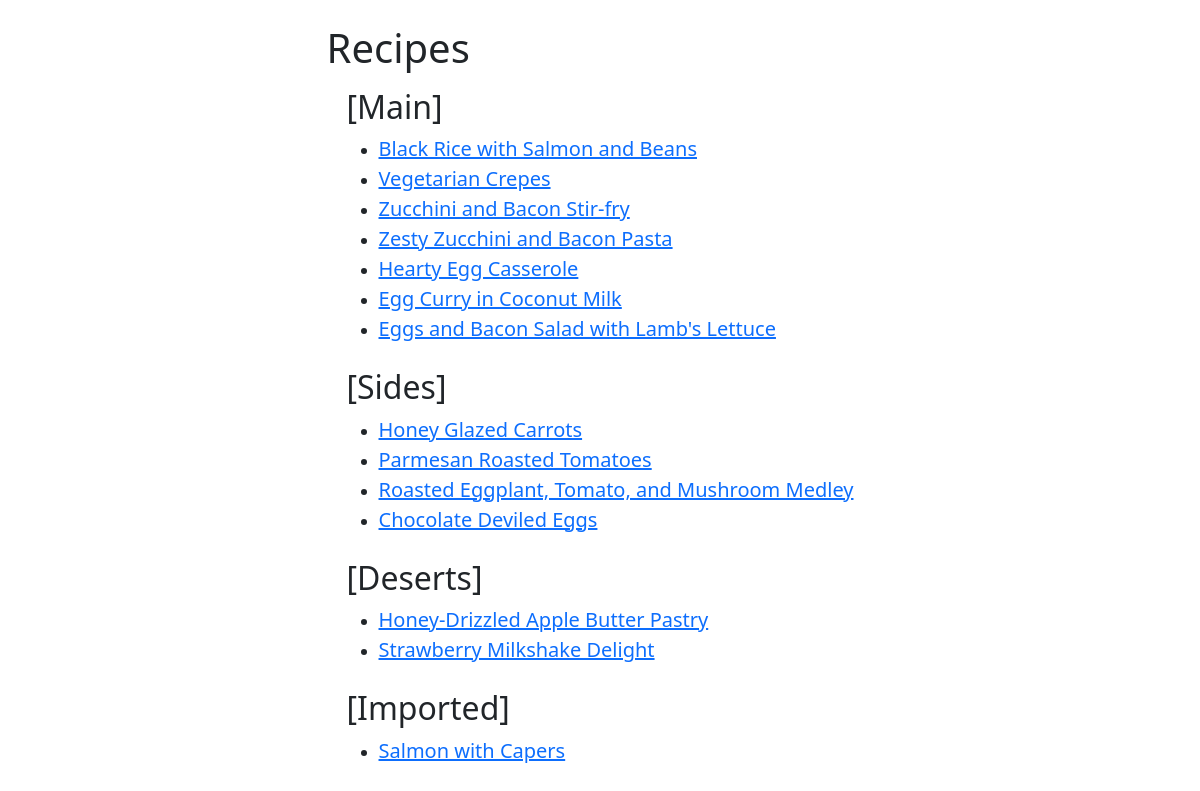
The page /kindle on the database as committed earlier.
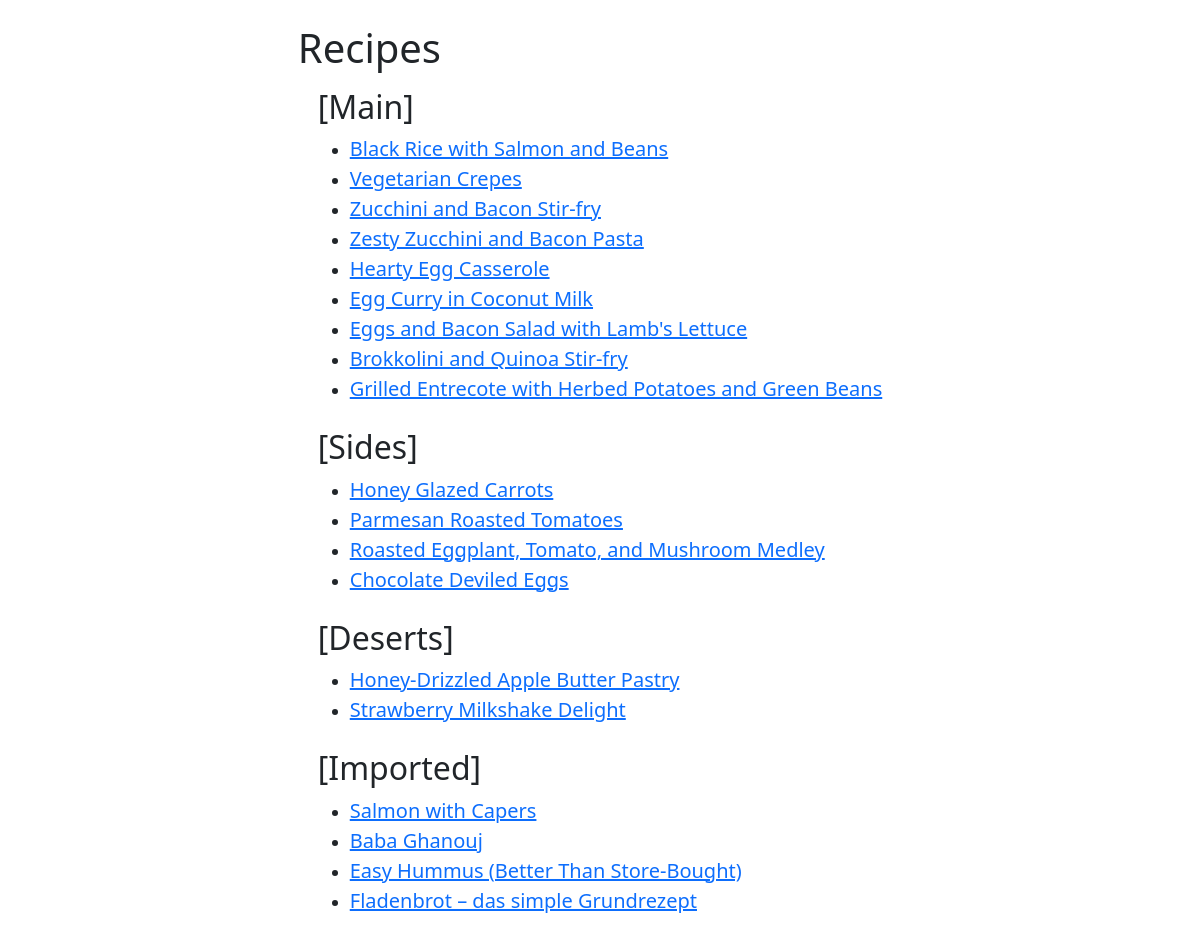
The same page on the database as committed later.
### app/models.py (models this page shows, shortened)
class Recipe(db.Model):
    id = db.Column(db.Integer, primary_key=True)
    title = db.Column(db.String(64), index=True)
    image_id = db.Column(db.String(64))
    vegetarian = db.Column(db.Boolean())
    dish_type = db.Column(db.String(64))
    timestamp = db.Column(db.DateTime, index=True, default=datetime.utcnow)
    ingredients = db.relationship('Ingredients', backref='recipe', lazy='dynamic')
    instructions = db.relationship('Instructions', backref='recipe', lazy='dynamic')

### app/routes.py (the view, shortened to what this page needs)
@app.route('/kindle',methods=['GET', 'POST'])
def kindle_index():
    form = RecipeForm()
    recipes = Recipe.query.all()
    return render_template('kindle_submit.html', title='Recipe Bot', form=form, recipes = recipes)

### app/templates/kindle_submit.html
{% extends "base.html" %}
{% import 'bootstrap/wtf.html' as wtf %}
{% block app_content %}
<div>
    <div>
        <div class="row">
            <h1>Recipes</h1>
        </div>
    <div class="row m-2">
        <div class="col">
            <h2>[Main]</h2>
            <ul>
            {% for recipe in recipes %}
                {% if recipe.dish_type == 'main dish' %}
                <li><a href="{{ url_for('recipe_kindle', id=recipe.id) }}" style="font-size:20px;">{{recipe.title}}</a></li>
                {% endif %}
            {% endfor %}
            </ul>
        </div>
    </div>
    <div class="row m-2">
        <div class="col">
            <h2>[Sides]</h2>
            <ul>
            {% for recipe in recipes %}
                {% if recipe.dish_type == 'side dish' %}
                <li><a href="{{ url_for('recipe_kindle', id=recipe.id) }}" style="font-size:20px;">{{recipe.title}}</a></li>
                {% endif %}
            {% endfor %}
            </ul>
        </div>
    </div>
    <div class="row m-2">
        <div class="col">
            <h2>[Deserts]</h2>
            <ul>
            {% for recipe in recipes %}
                {% if recipe.dish_type == 'desert' %}
                    <li><a href="{{ url_for('recipe_kindle', id=recipe.id) }}" style="font-size:20px;">{{recipe.title}}</a></li>
                {% endif %}
            {% endfor %}
            </ul>
        </div>
    </div>
    <div class="row m-2">
        <div class="col">
            <h2>[Imported]</h2>
            <ul>
            {% for recipe in recipes %}
                {% if recipe.dish_type == 'imported' %}
                    <li><a href="{{ url_for('recipe_kindle', id=recipe.id) }}" style="font-size:20px;">{{recipe.title}}</a></li>
                {% endif %}
            {% endfor %}
            </ul>
        </div>
    </div>
    </div>
</div>
{% endblock %}

Rows that differ between the two databases and show on the page:
added Recipe: title "Brokkolini and Quinoa Stir-fry", shown under "[Main]"
added Recipe: title "Grilled Entrecote with Herbed Potatoes and Green Beans", shown under "[Main]"
added Recipe: title "Baba Ghanouj", shown under "[Imported]"
added Recipe: title "Easy Hummus (Better Than Store-Bought)", shown under "[Imported]"
added Recipe: title "Fladenbrot – das simple Grundrezept", shown under "[Imported]"
